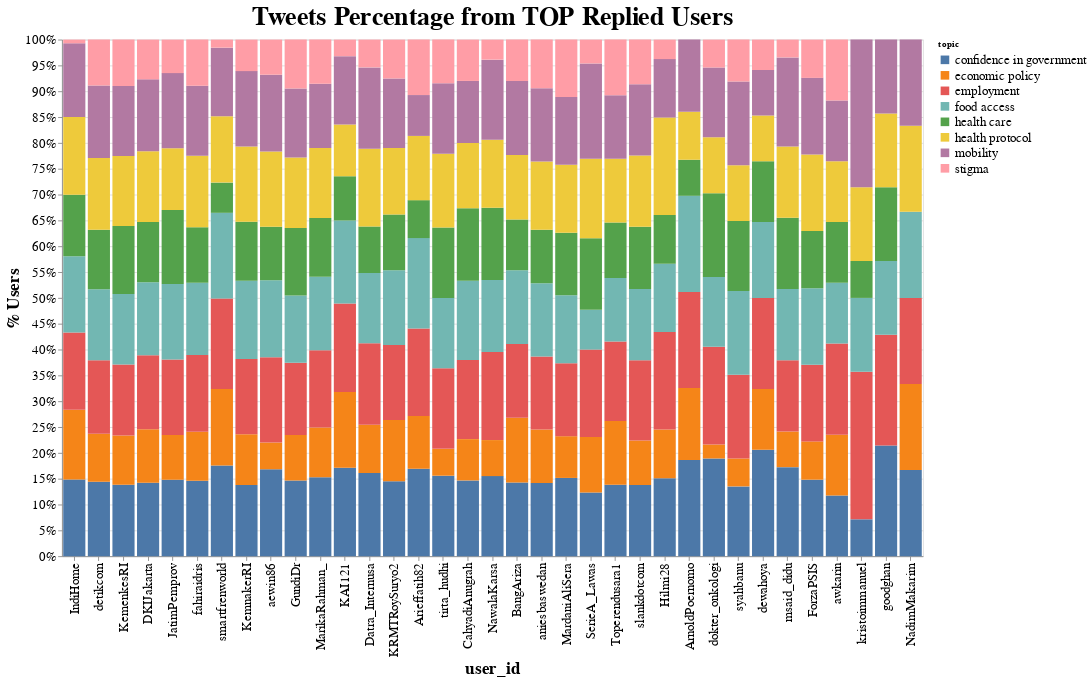

Notebook code for this chart:
### Code cell
alt.Chart(df_reply_flattened).mark_bar().encode(
    x = alt.X('user_id',sort='-y'),
    y = alt.Y('count',stack="normalize", axis=alt.Axis(format='%'), title = '% Users'),
    color = 'topic',
    order = alt.Order('topic',sort='ascending'),
    tooltip = ['count']
).properties(
    width=1000,
    height=600,
    title='Tweets Percentage from TOP Replied Users'
).configure_axis(
    labelFontSize=15,
    titleFontSize=20
).configure_title(
    fontSize=30
).configure_legend(
    labelFontSize=15
).configure_axisX(
    labelAngle = -90
)

### Figure 1 — Vega-Lite specification as saved in the notebook (floating-point values rounded to 4 significant figures; data arrays with more than 128 entries replaced by an {"elided": "..."} marker saying what was removed)
{"config": {"view": {"continuousWidth": 400, "continuousHeight": 300}, "axis": {"labelFontSize": 15, "titleFontSize": 20}, "axisX": {"labelAngle": -90}, "legend": {"labelFontSize": 15}, "title": {"fontSize": 30}}, "data": {"name": "data-147b476ac6da2b96d183b02995c762ab"}, "mark": "bar", "encoding": {"color": {"type": "nominal", "field": "topic"}, "order": {"type": "nominal", "field": "topic", "sort": "ascending"}, "tooltip": [{"type": "quantitative", "field": "count"}], "x": {"type": "nominal", "field": "user_id", "sort": "-y"}, "y": {"type": "quantitative", "axis": {"format": "%"}, "field": "count", "stack": "normalize", "title": "% Users"}}, "height": 600, "title": "Tweets Percentage from TOP Replied Users", "width": 1000, "$schema": "https://vega.github.io/schema/vega-lite/v4.8.1.json", "datasets": {"data-147b476ac6da2b96d183b02995c762ab": {"elided": "280 records"}}}
